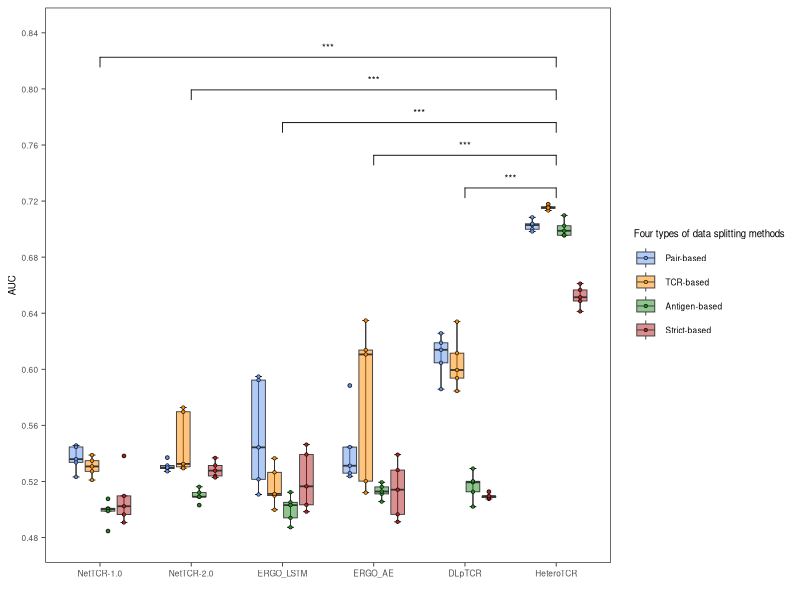
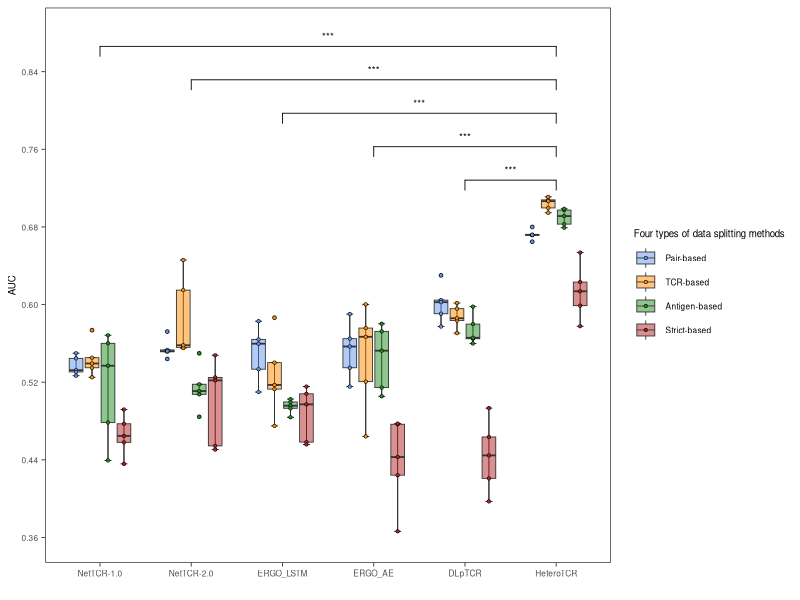
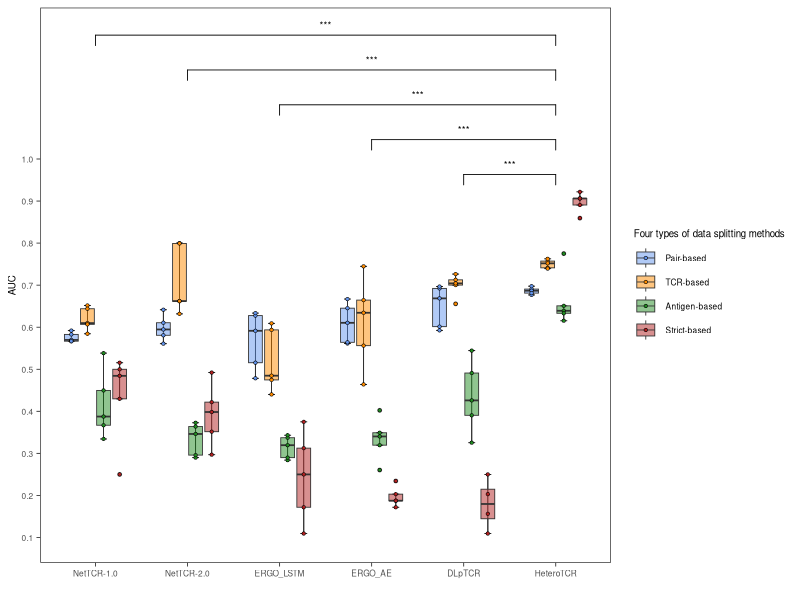
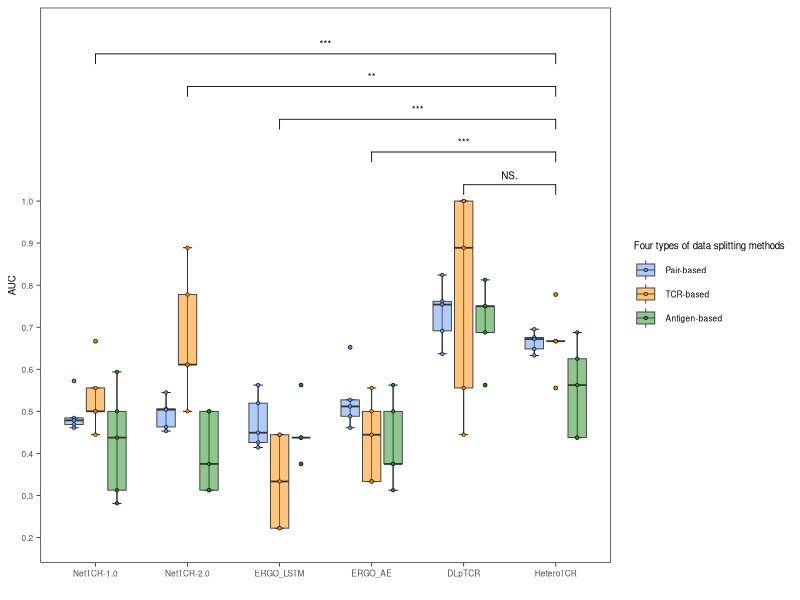

Recreate these plots in R, in order.
getwd()
library(ggplot2)
library(ggsignif)

# vdj0
df = read.csv("df_exp2_vdj0.csv")
head(df)
df$Model=factor(df$Model,level=c("NetTCR-1.0","NetTCR-2.0","ERGO_LSTM","ERGO_AE","DLpTCR","HeteroTCR"))
df$based=factor(df$based,level=c("Pair-based","TCR-based","Antigen-based","Strict-based"))

p = ggplot(data=df,aes(x=Model,y=AUC,fill=factor(based)))+
    labs(x="",y="AUC",fill="Four types of data splitting methods")+
    stat_boxplot(geom="errorbar",width=0.3,position=position_dodge(0.7),linewidth=0.3)+
    geom_boxplot(position=position_dodge(0.7),width=0.6,alpha=0.5,outlier.size=1,linewidth=0.3)+
    geom_point(position = position_dodge(0.7), size=1, shape=21, stroke=0.3) +
    theme_bw()+
    theme(panel.grid=element_blank(),
          line=element_line(linewidth=0.3),
          axis.text=element_text(family="Helvetica", size=6),
          axis.title=element_text(family="Helvetica", size=7),
          legend.text=element_text(family="Helvetica", size=6),
          legend.title=element_text(family="Helvetica", size=7)) +
    scale_fill_manual(values=c('cornflowerblue','darkorange','forestgreen','firebrick'))+
    scale_y_continuous(limits=c(0.48,0.84),breaks=seq(0.48,0.84,0.04))+
    geom_signif(comparisons = list(c("HeteroTCR","DLpTCR"),
                                   c("HeteroTCR","ERGO_AE"),
                                   c("HeteroTCR","ERGO_LSTM"),
                                   c("HeteroTCR","NetTCR-2.0"),
                                   c("HeteroTCR","NetTCR-1.0")),
                test="t.test",
                test.args=list(paired=TRUE,alternative="greater",var.equal=FALSE),
                map_signif_level=TRUE,
                step_increase=0.1, size=0.3, textsize = 2.5)

ggsave("Figure3_20240501.pdf",p,device = "pdf",width=18,height=7.4,units="cm")


#vdj1
df = read.csv("df_exp2_vdj1.csv")
df$Model=factor(df$Model,level=c("NetTCR-1.0","NetTCR-2.0","ERGO_LSTM","ERGO_AE","DLpTCR","HeteroTCR"))
df$based=factor(df$based,level=c("Pair-based","TCR-based","Antigen-based","Strict-based"))

p = ggplot(data=df,aes(x=Model,y=AUC,fill=factor(based)))+
    labs(x="",y="AUC",fill="Four types of data splitting methods")+
    stat_boxplot(geom="errorbar",width=0.3,position=position_dodge(0.7),linewidth=0.3)+
    geom_boxplot(position=position_dodge(0.7),width=0.6,alpha=0.5,outlier.size=1,linewidth=0.3)+
    geom_point(position = position_dodge(0.7), size = 1, shape = 21, stroke=0.3) +
    theme_bw()+
    theme(panel.grid=element_blank(),
          line=element_line(linewidth=0.3),
          axis.text=element_text(family="Helvetica", size=6),
          axis.title=element_text(family="Helvetica", size=7),
          legend.text=element_text(family="Helvetica", size=6),
          legend.title=element_text(family="Helvetica", size=7)) +
    scale_fill_manual(values=c('cornflowerblue','darkorange','forestgreen','firebrick'))+
    scale_y_continuous(limits=c(0.36,0.88),breaks=seq(0.36,0.88,0.08))+
    geom_signif(comparisons = list(c("HeteroTCR","DLpTCR"),
                                   c("HeteroTCR","ERGO_AE"),
                                   c("HeteroTCR","ERGO_LSTM"),
                                   c("HeteroTCR","NetTCR-2.0"),
                                   c("HeteroTCR","NetTCR-1.0")),
                test="t.test",
                test.args=list(paired=TRUE,alternative="greater",var.equal=FALSE),
                map_signif_level=TRUE,
                step_increase=0.1, size=0.3, textsize = 2.5)

ggsave("supplementaryFig1_20240501.pdf",p,device = "pdf",width=18,height=7.4,units="cm")


#vdj2
df = read.csv("df_exp2_vdj2.csv")
df$Model=factor(df$Model,level=c("NetTCR-1.0","NetTCR-2.0","ERGO_LSTM","ERGO_AE","DLpTCR","HeteroTCR"))
df$based=factor(df$based,level=c("Pair-based","TCR-based","Antigen-based","Strict-based"))

p = ggplot(data=df,aes(x=Model,y=AUC,fill=factor(based)))+
    labs(x="",y="AUC",fill="Four types of data splitting methods")+
    stat_boxplot(geom="errorbar",width=0.3,position=position_dodge(0.7),linewidth=0.3)+
    geom_boxplot(position=position_dodge(0.7),width=0.6,alpha=0.5,outlier.size=1,linewidth=0.3)+
    geom_point(position = position_dodge(0.7), size = 1, shape = 21, stroke=0.3) +
    theme_bw()+
    theme(panel.grid=element_blank(),
          line=element_line(linewidth=0.3),
          axis.text=element_text(family="Helvetica", size=6),
          axis.title=element_text(family="Helvetica", size=7),
          legend.text=element_text(family="Helvetica", size=6),
          legend.title=element_text(family="Helvetica", size=7)) +
    scale_fill_manual(values=c('cornflowerblue','darkorange','forestgreen','firebrick'))+
    scale_y_continuous(limits=c(0.1,1.3),breaks=seq(0.1,1.0,0.1))+
    geom_signif(comparisons = list(c("HeteroTCR","DLpTCR"),
                                   c("HeteroTCR","ERGO_AE"),
                                   c("HeteroTCR","ERGO_LSTM"),
                                   c("HeteroTCR","NetTCR-2.0"),
                                   c("HeteroTCR","NetTCR-1.0")),
                test="t.test",
                test.args=list(paired=TRUE,alternative="greater",var.equal=FALSE),
                map_signif_level=TRUE,
                step_increase=0.1, size=0.3, textsize = 2.5)

ggsave("supplementaryFig2_20240501.pdf",p,device = "pdf",width=18,height=7.4,units="cm")


#vdj3
 df = read.csv("df_exp2_vdj3.csv")
 df$Model=factor(df$Model,level=c("NetTCR-1.0","NetTCR-2.0","ERGO_LSTM","ERGO_AE","DLpTCR","HeteroTCR"))
df$based=factor(df$based,level=c("Pair-based","TCR-based","Antigen-based","Strict-based"))

p = ggplot(data=df,aes(x=Model,y=AUC,fill=factor(based)))+
    labs(x="",y="AUC",fill="Four types of data splitting methods")+
    stat_boxplot(geom="errorbar",width=0.3,position=position_dodge(0.7),linewidth=0.3)+
    geom_boxplot(position=position_dodge(0.7),width=0.6,alpha=0.5,outlier.size=1,linewidth=0.3)+
    geom_point(position = position_dodge(0.7), size = 1, shape = 21, stroke=0.3) +
    theme_bw()+
    theme(panel.grid=element_blank(),
          line=element_line(linewidth=0.3),
          axis.text=element_text(family="Helvetica", size=6),
          axis.title=element_text(family="Helvetica", size=7),
          legend.text=element_text(family="Helvetica", size=6),
          legend.title=element_text(family="Helvetica", size=7)) +
    scale_fill_manual(values=c('cornflowerblue','darkorange','forestgreen','firebrick'))+
    scale_y_continuous(limits=c(0.2,1.4),breaks=seq(0.2,1.0,0.1))+
    geom_signif(comparisons = list(c("HeteroTCR","DLpTCR"),
                                   c("HeteroTCR","ERGO_AE"),
                                   c("HeteroTCR","ERGO_LSTM"),
                                   c("HeteroTCR","NetTCR-2.0"),
                                   c("HeteroTCR","NetTCR-1.0")),
                test="t.test",
                test.args=list(paired=TRUE,alternative="greater",var.equal=FALSE),
                map_signif_level=TRUE,
                step_increase=0.1, size=0.3, textsize = 2.5)

ggsave("supplementaryFig3_20240501.pdf",p,device = "pdf",width=18,height=7.4,units="cm")

